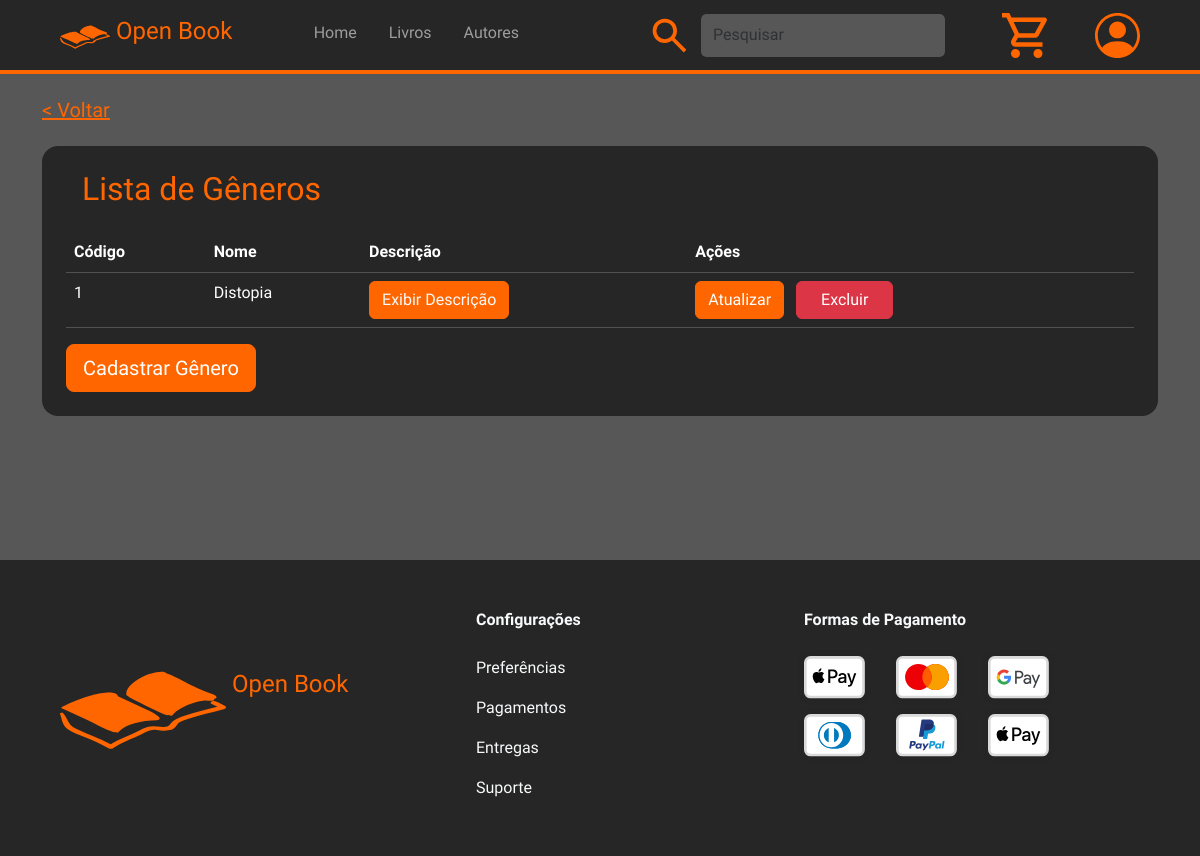
Before: /views/tblGenero.php with the older database file.
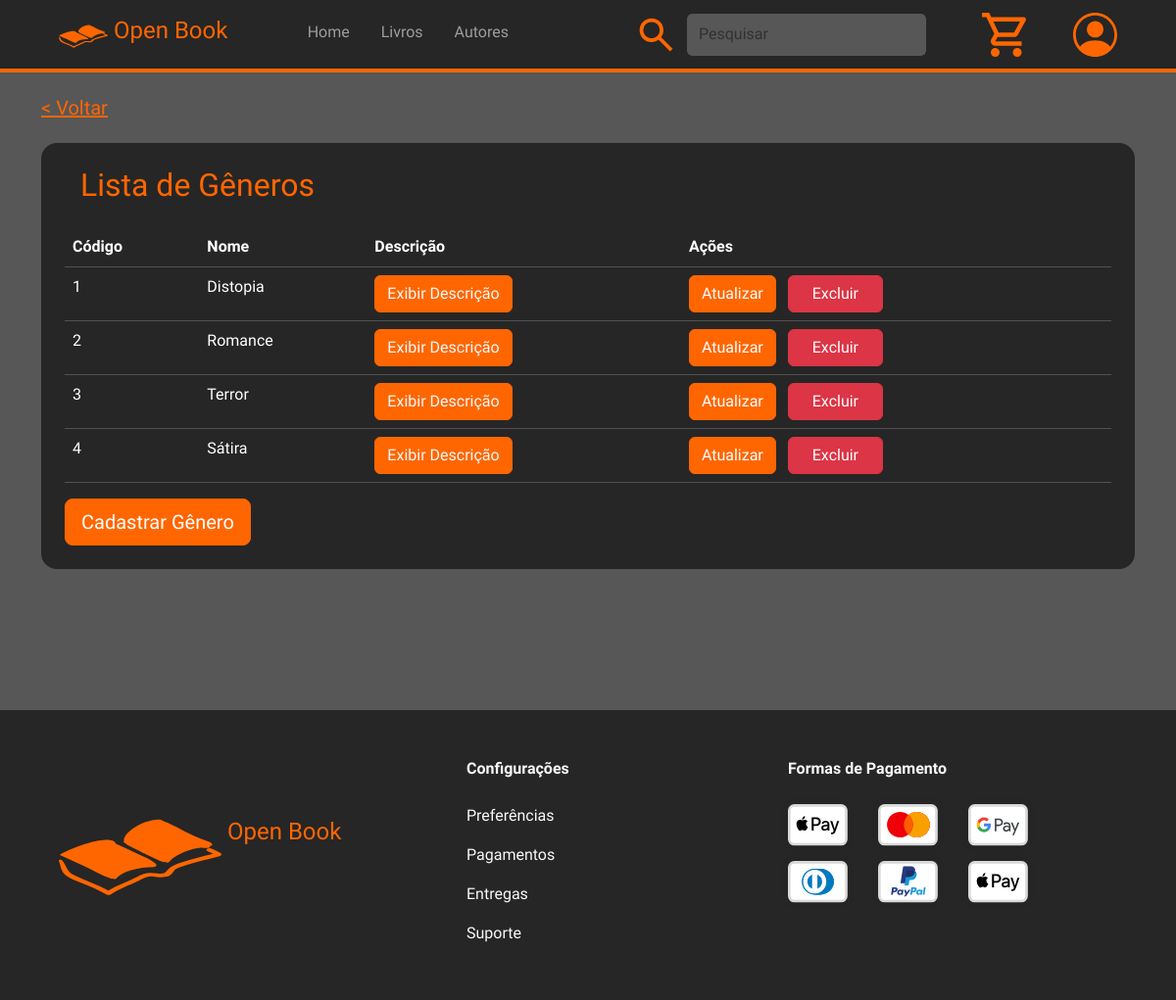
After: the same page with the newer database file.
### tables this page shows
CREATE TABLE `genero` (
  `cod_genero` int(11) NOT NULL,
  `nome_genero` varchar(30) NOT NULL,
  `descricao_genero` varchar(100) NOT NULL
);

### connection/conexao.php (called while the page is built, shortened)
<?php
    class Conexao {
        private $host = "localhost";
        private $usuario = "root";
        private $senha = "";
        private $banco = "db_livraria";
        private $conexao;
        public function __construct() {
            $this->conexao = new mysqli($this->host, $this->usuario, $this->senha, $this->banco);
        }
        public function getConexao() {
            return $this->conexao;
        }
    }
?>

### controllers/generoController.php (called while the page is built, shortened)
<?php
require_once $_SERVER['DOCUMENT_ROOT'] . '/Projeto_Livraria_Web/src/models/genero.php';
class GeneroController {
    private $genero;
    public function __construct()
    {
        $this->genero = new Genero();
    }
    public function listar() {
        return $this->genero->listar();
    }
}

### models/genero.php (called while the page is built, shortened)
<?php
require_once $_SERVER['DOCUMENT_ROOT'] . '/Projeto_Livraria_Web/src/connection/conexao.php';
class Genero {
    private $conexao;
    public function __construct() {
        $this->conexao = new Conexao();
    }
    public function listar() {
        $sql = "SELECT * FROM genero";
        $stmt = $this->conexao->getConexao()->prepare($sql);
        $stmt->execute();
        $result = $stmt->get_result();
        $generos = [];
        while ($genero = $result->fetch_assoc()) {
            $generos[] = $genero;
        }
        return $generos;
    }
}

### views/tblGenero.php (the view, shortened to what this page needs)
<?php
require_once $_SERVER['DOCUMENT_ROOT'] . '/Projeto_Livraria_Web/src/controllers/generoController.php';
?>
<!DOCTYPE html>
<html lang="en">
<head>
    <link rel="stylesheet" href="../assets/scss/main.css">
</head>
<body class="background-dark-light">
    <?php require_once '../components/header.php'; ?>
    <div class="container w-100 mx-auto mt-4">
        <h5><a href="javascript:history.back()" class="link-warning">
                < Voltar</a>
        </h5>
        <div class="border-warning bg-dark text-white p-4 mx-auto rounded-4 order-1 order-lg-2 mt-4 overflow-x-scroll">
            <h2 class="text-warning ms-md-3 mb-4">Lista de Gêneros</h2>
            <table class="table table-dark">
                <thead>
                    <tr>
                        <th>Código</th>
                        <th>Nome</th>
                        <th>Descrição</th>
                        <th>Ações</th>
                    </tr>
                </thead>
                <tbody>
                    <?php
                    $generoController = new GeneroController();
                    $generos = $generoController->listar();
                    foreach ($generos as $genero) {
                    ?>
                        <tr>
                            <td><?php echo $genero['cod_genero']; ?></td>
                            <td><?php echo $genero['nome_genero']; ?></td>
                            <td>
                                <a onclick="exibirDescricao(<?php echo $genero['cod_genero']; ?>)" href="#" class="btn btn-warning text-light">Exibir Descrição</a>
                            </td>
                            <td>
                                <a href="<?php echo "formGeneroUpdDlt.php?acao=upd&codGenero=" . $genero['cod_genero']; ?>" class="btn btn-warning text-white text-center me-2">Atualizar</a>
                                <a href="<?php echo "formGeneroUpdDlt.php?acao=dlt&codGenero=" . $genero['cod_genero']; ?>" type="submit" class="btn btn-danger text-white text-center px-4">Excluir</a>
                            </td>
                        </tr>
                    <?php } ?>
                </tbody>
            </table>
            <a href="formGeneroCrt.php?acao=crt" class="btn btn-warning btn-lg text-white">Cadastrar Gênero</a>
        </div>
    </div>
    <div class="w-100 mt-5 pt-5">
        <?php require_once '../components/footer.php'; ?>
    </div>
</body>
</html>

Changed rows visible on the page:
added genero: cod_genero "2", nome_genero "Romance"
added genero: cod_genero "3", nome_genero "Terror"
added genero: cod_genero "4", nome_genero "Sátira"
